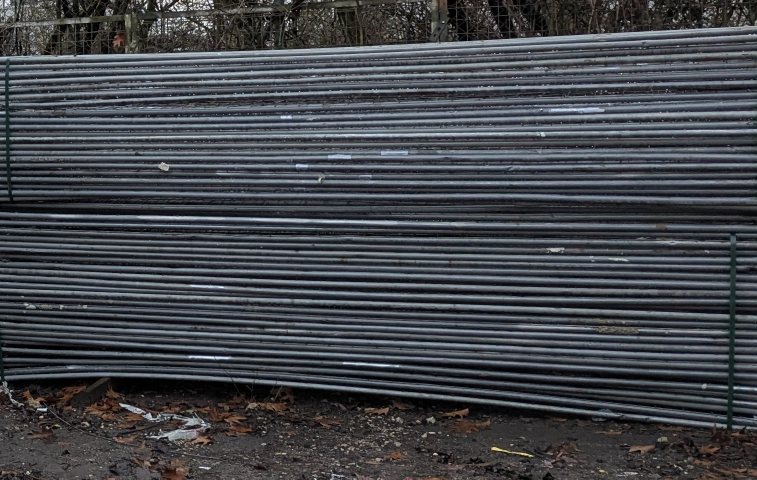
#> input picture bg/test_cutted.png, 1513 x 959 px, given in place of IMG_3884.JPG, which was not available (shown at 1/2 size)
$ python clean_plates.py   (older library calls are emulated)
#> lines starting #> are read from the running program, lines starting #| are printed output that depends on the picture
### src/occluders.py
"""
Stufe 2: Aufbau einer Okkluder-Bibliothek aus echten Rohrstangen.

WARUM ECHTE STANGEN STATT GEZEICHNETER BALKEN
---------------------------------------------
In allen realen Aufnahmen liegen vor den Stirnflaechen weitere Rohre, die
Teile der Profile verdecken. Ein synthetisch gemalter Balken haette eine
andere Textur-, Rausch- und Glanzstatistik als der Rest des Bildes; das Netz
koennte "Objekt liegt neben kuenstlichem Balken" lernen. Die vier
Clean-Plate-Hintergruende (bg/*_cutted.*) sind buchstaeblich Waende aus
Rohrschaeften desselben Materials; daraus geschnittene Streifen tragen echte
Textur, echtes Sensorrauschen und echte Glanzlichter.

VERFAHREN
---------
1. Dominante Rohrrichtung ueber den Struktur-Tensor bestimmen und das Bild so
   drehen, dass die Rohre horizontal liegen.
2. Zeilenmittel-Profil bilden. Jedes Rohr erzeugt eine helle Glanzlinie
   (Maximum) und dazwischen einen dunklen Schattenspalt (Minimum). Die
   Maxima liefern die Rohrachsen, ihr Abstand den Durchmesser.
3. Streifen der Hoehe = Achsabstand um jede Achse ausschneiden.
4. Streifen mit weicher Kapselmaske (abgerundete Enden, gefederter Rand)
   versehen -> RGBA-Okkluder.
"""
import os
import numpy as np
import cv2

CLEAN_PLATES = ["bg/test_cutted.png", "bg/img3884_cutted.png",
                "bg/test4_cutted.png", "bg/img3886_cutted.png"]
OUT = "assets/bars"


def dominant_angle(gray):
    """Struktur-Tensor -> Winkel der dominanten Bildstruktur in Grad."""
    g = cv2.GaussianBlur(gray, (0, 0), 2.0)
    gx = cv2.Sobel(g, cv2.CV_32F, 1, 0, ksize=5)
    gy = cv2.Sobel(g, cv2.CV_32F, 0, 1, ksize=5)
    jxx, jyy, jxy = (gx * gx).mean(), (gy * gy).mean(), (gx * gy).mean()
    # Richtung der geringsten Gradientenenergie = Richtung der Rohrachse
    theta = 0.5 * np.arctan2(2 * jxy, jxx - jyy)      # Richtung max. Energie
    return np.rad2deg(theta) + 90.0


def rotate_keep(img, ang):
    h, w = img.shape[:2]
    M = cv2.getRotationMatrix2D((w / 2, h / 2), ang, 1.0)
    return cv2.warpAffine(img, M, (w, h), flags=cv2.INTER_CUBIC,
                          borderMode=cv2.BORDER_REFLECT101)


def find_axes(gray):
    """Rohrachsen = lokale Maxima des Zeilenmittelprofils."""
    prof = gray.mean(axis=1).astype(np.float32)
    prof = cv2.GaussianBlur(prof.reshape(-1, 1), (1, 5), 0).ravel()
    base = cv2.GaussianBlur(prof.reshape(-1, 1), (1, 61), 0).ravel()
    d = prof - base                                    # Hochpass
    peaks = [i for i in range(2, len(d) - 2)
             if d[i] == max(d[i - 2:i + 3]) and d[i] > 0.15 * d.std()]
    return np.array(peaks)


# [70 lines left out: functions capsule_alpha, build, not called in this run]


# [3 lines that do not run on import are left out]

### src/clean_plates.py
#!/usr/bin/env python3
"""Clean Plates aus IMG_3884.JPG und IMG_3886.JPG.

Beide Fotos zeigen einen Stapel frontal von der Laengsseite. Der Ausschnitt
liegt im Inneren der Stapelflaeche, damit die Rohrenden links und rechts
draussen bleiben, und reicht nach unten bis zum Boden.

Ein Rohr ist in den Fotos rund 40 px dick. Jeder Ausschnitt wird flaechentreu
(INTER_AREA) so verkleinert, dass die Achsensuche aus src/occluders.py einen
Rohrdurchmesser im Bereich der uebrigen Clean Plates misst (16-21 px).
Gespeichert wird als PNG, damit keine weitere JPEG-Generation entsteht.

Aufruf (aus dem Projektwurzelverzeichnis):
    python src/clean_plates.py
"""
import cv2
import numpy as np

from occluders import dominant_angle, find_axes, rotate_keep

# (Quelle, Ausschnitt x0, y0, x1, y1 im Original, Skalierung, Ziel, Soll-pipe_d)
PLATES = [
    ("IMG_3884.JPG", (1000, 600, 4100, 4284), 0.40, "bg/img3884_cutted.png", 18),
    ("IMG_3886.JPG", (950, 600, 4000, 4284), 0.50, "bg/img3886_cutted.png", 20),
]


def gemessener_durchmesser(img):
    """Rohrdurchmesser wie in occluders.build: Median der Achsabstaende."""
    gray = cv2.cvtColor(img, cv2.COLOR_BGR2GRAY).astype(np.float32)
    ang = (dominant_angle(gray) + 45.0) % 90.0 - 45.0
    rot = cv2.cvtColor(rotate_keep(img, ang), cv2.COLOR_BGR2GRAY).astype(np.float32)
    H, W = rot.shape
    m = int(0.06 * min(H, W)) + 2
    axes = find_axes(rot[m:H - m, m:W - m])
    return int(np.median(np.diff(axes))), ang


def main():
    for src, (x0, y0, x1, y1), s, out, soll in PLATES:
        img = cv2.imread(src, cv2.IMREAD_COLOR)
#> img is the input picture: shape (959, 1513, 3); mean B, G, R 75.7, 70.6, 67.9
        crop = img[y0:y1, x0:x1]
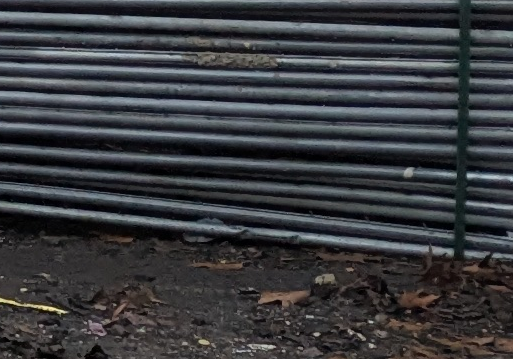
#> crop: shape (359, 513, 3); mean B, G, R 63.2, 59.4, 57.8
        crop = cv2.resize(crop, None, fx=s, fy=s, interpolation=cv2.INTER_AREA)
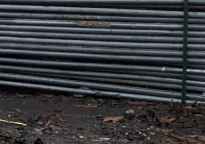
#> crop: shape (144, 205, 3); mean B, G, R 63.1, 59.4, 57.8
        d, ang = gemessener_durchmesser(crop)
#> in dominant_angle, `g = cv2.GaussianBlur(gray, (0, 0), 2.0)`:
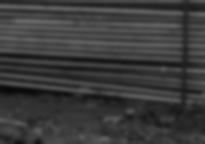
#> g: shape (144, 205) float32; min 8.4, max 104.8, mean 59.2
#> in dominant_angle, `gx = cv2.Sobel(g, cv2.CV_32F, 1, 0, ksize=5)`:
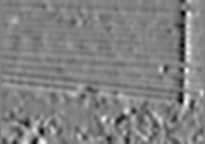
#> gx: shape (144, 205) float32; min -1026.8, max 994.2, mean 2.3; drawn with min black and max white
#> in dominant_angle, `gy = cv2.Sobel(g, cv2.CV_32F, 0, 1, ksize=5)`:
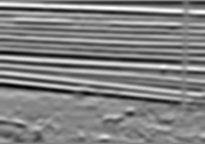
#> gy: shape (144, 205) float32; min -2094.2, max 2005.4, mean -4.7; drawn with min black and max white
#> in dominant_angle, `jxx, jyy, jxy = (gx * gx).mean(), (gy * gy).mean(), (gx * gy).mean()`: jxx = 27863.1; jyy = 457185.8; jxy = -24923.4
#> in dominant_angle, `theta = 0.5 * np.arctan2(2 * jxy, jxx - jyy)`: theta = -1.51
#> in gemessener_durchmesser, `ang = (dominant_angle(gray) + 45.0) % 90.0 - 45.0`: ang = 3.31
#> in rotate_keep, `M = cv2.getRotationMatrix2D((w / 2, h / 2), ang, 1.0)`: M = [[0.998, 0.0578, -3.99], [-0.0578, 0.998, 6.04]]
#> in rotate_keep, `return cv2.warpAffine(img, M, (w, h), flags=cv2.INTER_CUBIC, borderMod..`:
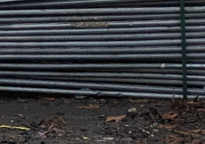
#> returned value: shape (144, 205, 3); mean of channels 0, 1, 2 62.8, 59.2, 57.6; drawn as B, G, R
#> in find_axes, `prof = gray.mean(axis=1).astype(np.float32)`: prof = 124 values, max 121.3 at index 55, min 8.13 at index 51, mean 59.2
#> in find_axes, `prof = cv2.GaussianBlur(prof.reshape(-1, 1), (1, 5), 0).ravel()`: prof = 124 values, max 103.6 at index 33, min 11.49 at index 51, mean 59.14
#> in find_axes, `base = cv2.GaussianBlur(prof.reshape(-1, 1), (1, 61), 0).ravel()`: base = 124 values, max 75.11 at index 24, min 46.61 at index 95, mean 58.99
#> in find_axes, `d = prof - base`: d = 124 values, max 42.1 at index 55, min -43.55 at index 51, mean 0.143
#> in find_axes, `peaks = [i for i in range(2, len(d) - 2) if d[i] == max(d[i - 2:i + 3]..`: peaks = [13, 20, 26, 33, 39, 45, 55, 64, 72, 80, 107, 117, 121]
#> in gemessener_durchmesser, `axes = find_axes(rot[m:H - m, m:W - m])`: axes has the same summary as peaks in find_axes
#> d = 7; ang = 3.31
        cv2.imwrite(out, crop)
        print(f"{out}: {crop.shape[1]}x{crop.shape[0]} px, Winkel {ang:+.1f} Grad, "
              f"Rohrdurchmesser {d} px (Soll {soll})")
#| bg/img3884_cutted.png: 205x144 px, Winkel +3.3 Grad, Rohrdurchmesser 7 px (Soll 18)
        if d != soll:
#> (the run stopped early here; a loop or call above may not have finished)
